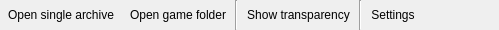
<?xml version="1.0" encoding="UTF-8"?>
<ui version="4.0">
 <class>MainToolbar</class>
 <widget class="QWidget" name="MainToolbar">
  <property name="geometry">
   <rect>
    <x>0</x>
    <y>0</y>
    <width>499</width>
    <height>30</height>
   </rect>
  </property>
  <property name="sizePolicy">
   <sizepolicy hsizetype="Minimum" vsizetype="Minimum">
    <horstretch>0</horstretch>
    <verstretch>0</verstretch>
   </sizepolicy>
  </property>
  <property name="windowTitle">
   <string>Form</string>
  </property>
  <layout class="QHBoxLayout" name="horizontalLayout">
   <property name="spacing">
    <number>2</number>
   </property>
   <property name="leftMargin">
    <number>1</number>
   </property>
   <property name="topMargin">
    <number>0</number>
   </property>
   <property name="rightMargin">
    <number>1</number>
   </property>
   <property name="bottomMargin">
    <number>0</number>
   </property>
   <item>
    <widget class="QToolButton" name="tbtnOpenArchive">
     <property name="sizePolicy">
      <sizepolicy hsizetype="Fixed" vsizetype="Fixed">
       <horstretch>0</horstretch>
       <verstretch>0</verstretch>
      </sizepolicy>
     </property>
     <property name="toolTip">
      <string>Open game archive...</string>
     </property>
     <property name="text">
      <string>Open single archive</string>
     </property>
     <property name="icon">
      <iconset resource="../res/resources.qrc">
       <normaloff>:/imgs/OpenFile_32x.png</normaloff>:/imgs/OpenFile_32x.png</iconset>
     </property>
     <property name="autoRaise">
      <bool>true</bool>
     </property>
    </widget>
   </item>
   <item>
    <widget class="QToolButton" name="tbtnOpenGameFolder">
     <property name="sizePolicy">
      <sizepolicy hsizetype="Fixed" vsizetype="Fixed">
       <horstretch>0</horstretch>
       <verstretch>0</verstretch>
      </sizepolicy>
     </property>
     <property name="toolTip">
      <string>Open game folder...</string>
     </property>
     <property name="text">
      <string>Open game folder</string>
     </property>
     <property name="icon">
      <iconset resource="../res/resources.qrc">
       <normaloff>:/imgs/FolderOpened_32x.png</normaloff>:/imgs/FolderOpened_32x.png</iconset>
     </property>
     <property name="autoRaise">
      <bool>true</bool>
     </property>
    </widget>
   </item>
   <item>
    <widget class="Line" name="line_2">
     <property name="orientation">
      <enum>Qt::Vertical</enum>
     </property>
    </widget>
   </item>
   <item>
    <widget class="QToolButton" name="tbtnShowTransparency">
     <property name="toolTip">
      <string>Toggle transparency</string>
     </property>
     <property name="text">
      <string>Show transparency</string>
     </property>
     <property name="icon">
      <iconset resource="../res/resources.qrc">
       <normaloff>:/imgs/Transparency_32x.png</normaloff>:/imgs/Transparency_32x.png</iconset>
     </property>
     <property name="checkable">
      <bool>true</bool>
     </property>
     <property name="autoRaise">
      <bool>true</bool>
     </property>
    </widget>
   </item>
   <item>
    <widget class="Line" name="line">
     <property name="orientation">
      <enum>Qt::Vertical</enum>
     </property>
    </widget>
   </item>
   <item>
    <widget class="QToolButton" name="tbtnSettings">
     <property name="toolTip">
      <string>Settings...</string>
     </property>
     <property name="text">
      <string>Settings</string>
     </property>
     <property name="icon">
      <iconset resource="../res/resources.qrc">
       <normaloff>:/imgs/Settings_32x.png</normaloff>:/imgs/Settings_32x.png</iconset>
     </property>
     <property name="autoRaise">
      <bool>true</bool>
     </property>
    </widget>
   </item>
   <item>
    <spacer name="horizontalSpacer">
     <property name="orientation">
      <enum>Qt::Horizontal</enum>
     </property>
     <property name="sizeHint" stdset="0">
      <size>
       <width>40</width>
       <height>20</height>
      </size>
     </property>
    </spacer>
   </item>
   <item>
    <widget class="QToolButton" name="tbtnAbout">
     <property name="toolTip">
      <string>About...</string>
     </property>
     <property name="text">
      <string/>
     </property>
     <property name="icon">
      <iconset resource="../res/resources.qrc">
       <normaloff>:/imgs/QuestionIcon_32x.png</normaloff>:/imgs/QuestionIcon_32x.png</iconset>
     </property>
     <property name="autoRaise">
      <bool>true</bool>
     </property>
    </widget>
   </item>
  </layout>
 </widget>
 <resources>
  <include location="../res/resources.qrc"/>
 </resources>
 <connections/>
</ui>
